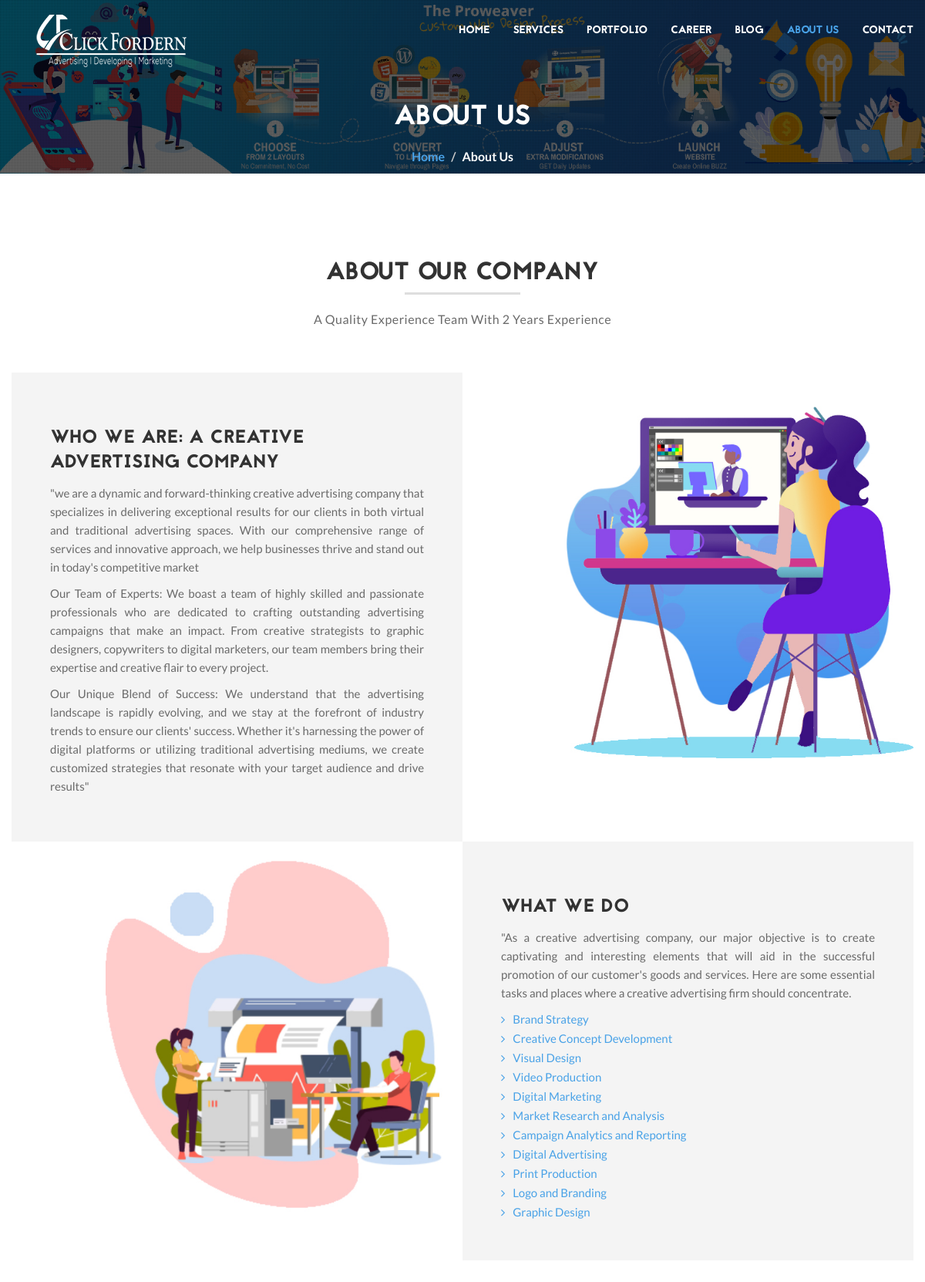
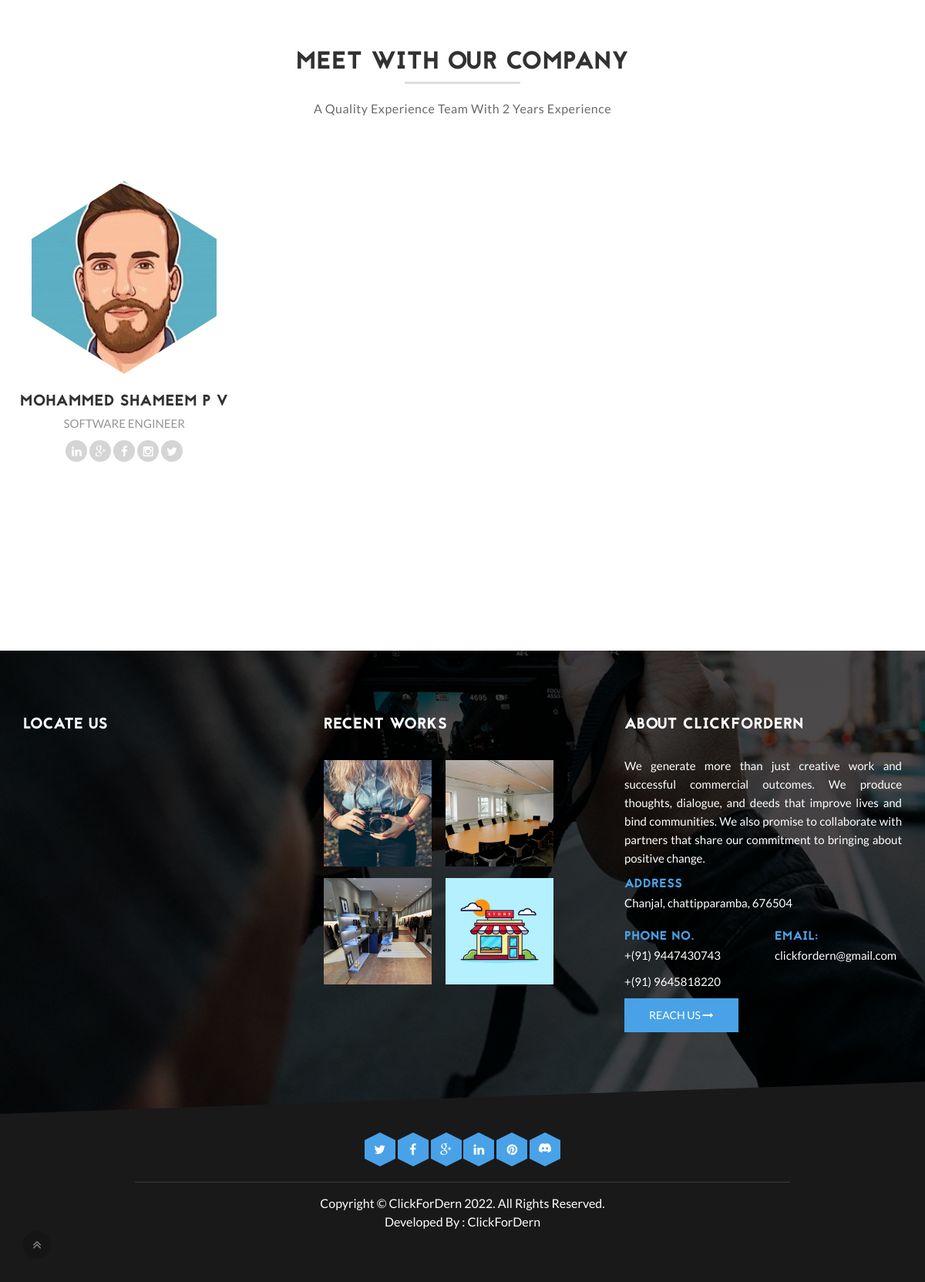
The page /about-us.php on the database its author committed (2 pictures, top to bottom).
### tables this page shows
CREATE TABLE `about_us` (
  `id` int(255) NOT NULL,
  `name` varchar(255) NOT NULL,
  `designation` varchar(255) NOT NULL,
  `image` varchar(255) NOT NULL,
  `email` varchar(255) NOT NULL,
  `fb_url` varchar(255) NOT NULL,
  `ig_url` varchar(255) NOT NULL,
  `linkedin` varchar(255) NOT NULL,
  `twitter` varchar(255) NOT NULL
);

CREATE TABLE `recent_works` (
  `id` int(11) NOT NULL,
  `image` varchar(255) NOT NULL
);

CREATE TABLE `address` (
  `id` int(10) NOT NULL,
  `about_desc` text NOT NULL,
  `mobile1` varchar(255) NOT NULL,
  `mobile2` varchar(255) NOT NULL,
  `email` varchar(255) NOT NULL,
  `address` varchar(255) NOT NULL,
  `twitter` varchar(255) NOT NULL,
  `facebook` varchar(255) NOT NULL,
  `linkedin` varchar(255) NOT NULL,
  `pintrest` varchar(255) NOT NULL,
  `discord` varchar(255) NOT NULL,
  `google` varchar(255) NOT NULL
);

### about-us.php (the view, shortened to what this page needs)
<?php
include('admin/config/dbconfig.php');
$about_image_path = "admin/uploads/images/team/";
?>
<!DOCTYPE html>
<html lang="en">
<head>
  <link rel="stylesheet" href="css/bootstrap.min.css" />
  <link rel="stylesheet" href="css/style.css" />
  <link rel="stylesheet" href="css/responsive.css" />
  <link rel="stylesheet" href="css/font-awesome.min.css" />
  <link rel="stylesheet" href="css/animate.css" />
  <link rel="stylesheet" href="css/prettyPhoto.css" />
  <link rel="stylesheet" href="css/owl.carousel.css" />
  <link rel="stylesheet" href="css/owl.theme.css" />
  <link rel="stylesheet" href="css/flexslider.css" />
  <link rel="stylesheet" href="css/cd-hero.css" />
  <link id="style-switch" href="css/presets/preset1.css" media="screen" rel="stylesheet" type="text/css" />
</head>
<body>
  <div class="body-inner">
    <header id="header" class="navbar-fixed-top header2" role="banner">
      <div class="container">
        <div class="row">
          <div class="navbar-header">
            <div class="navbar-brand">
              <a href="index.php">
                <img class="img-responsive" src="images/logo200.png" alt="logo" />
              </a>
            </div>
          </div>
          <nav class="collapse navbar-collapse clearfix" role="navigation">
            <ul class="nav navbar-nav navbar-right">
              <li class="dropdown">
                <a href="index.php">Home</a>
              </li>
              <li class="dropdown">
                <a href="service.php">Services</a>
              </li>
              <li class="dropdown">
                <a href="portfolio-classic.php">Portfolio</a>
              </li>
              <li class="dropdown">
                <a href="career.php">Career</a>
              </li>
              <li class="dropdown">
                <a href="blog.php">Blog</a>
              </li>
              <li class="dropdown active">
                <a href="about-us.php">About Us</a>
              </li>
              <li><a href="contact.php">Contact</a></li>
            </ul>
          </nav>
        </div>
      </div>
    </header>
    <div id="banner-area">
      <div class="parallax-overlay"></div>
      <div class="banner-title-content">
        <div class="text-center">
          <h2>About Us</h2>
          <ul class="breadcrumb">
            <li><a href="index.php">Home</a></li>
            <li>About Us</li>
          </ul>
        </div>
      </div>
    </div>
    <section id="main-container">
      <div class="container">
        <div class="row">
          <div class="col-md-12 heading text-center">
            <h2 class="title2">
              About Our Company
              <span class="title-desc">A Quality Experience Team with 2 years experience</span>
            </h2>
          </div>
        </div>
        <div class="row about-wrapper-top">
          <div class="col-md-6 ts-padding about-message">
            <h3>Who We Are: A Creative Advertising Company</h3>
            <p style="text-align: justify;text-justify: inter-word;">
              "we are a dynamic and forward-thinking creative advertising company
              that specializes in delivering exceptional results for our clients
              in both virtual and traditional advertising spaces. With our comprehensive
              range of services and innovative approach, we help businesses thrive and stand
              out in today's competitive market
            </p>
            <p style="text-align: justify;text-justify: inter-word;">
              Our Team of Experts:
              We boast a team of highly skilled and passionate professionals
              who are dedicated to crafting outstanding advertising campaigns
              that make an impact. From creative strategists to graphic designers,
              copywriters to digital marketers, our team members bring their expertise
              and creative flair to every project.
            </p>
            <p style="text-align: justify;text-justify: inter-word;">
              Our Unique Blend of Success:
              We understand that the advertising landscape is rapidly evolving,
              and we stay at the forefront of industry trends to ensure our clients' success.
              Whether it's harnessing the power of digital platforms or utilizing traditional
              advertising mediums, we create customized strategies that resonate with your target
              audience and drive results"
            </p>
          </div>
          <div class="col-md-6 ts-padding about-img" style="
                height: 500px;
                background: url(images/pages/ap3.jpg) 100% 100% / cover
                no-repeat;">
          </div>
        </div>
        <div class="row about-wrapper-bottom">
          <div class="col-md-6 ts-padding about-img" style="
                height: 500px;
                background: url(images/pages/ap1.jpg) 100% 100% / cover
                  no-repeat;
              "></div>
          <div class="col-md-6 ts-padding about-message">
            <h3>What We Do</h3>
            <p style="text-align: justify;text-justify: inter-word;">
              "As a creative advertising company,
              our major objective is to create captivating and interesting elements
              that will aid in the successful promotion of our customer's goods and services.
              Here are some essential tasks and places where a creative advertising firm should concentrate.
            </p>
            <ul class="unstyled arrow">
              <a href="blog.php">
                <li>Brand Strategy</li>
              </a>
              <a href="blog.php">
                <li>Creative Concept Development</li>
              </a>
              <a href="blog.php">
                <li>Visual Design</li>
              </a>
              <a href="blog.php">
                <li>Video Production</li>
              </a>
              <a href="blog.php">
                <li>Digital Marketing</li>
              </a>
              <a href="blog.php">
                <li>Market Research and Analysis</li>
              </a>
              <a href="blog.php">
                <li>Campaign Analytics and Reporting</li>
              </a>
              <a href="blog.php">
                <li>Digital Advertising</li>
              </a>
              <a href="blog.php">
                <li>Print Production</li>
              </a>
              <a href="blog.php">
                <li>Logo and Branding</li>
              </a>
              <a href="blog.php">
                <li>Graphic Design</li>
              </a>
            </ul>
          </div>
        </div>
      </div>
      <div class="gap-60"></div>
      <div class="container">
        <div class="team">
          <div class="row">
            <div class="col-md-12 heading text-center">
              <h2 class="title2">
                Meet With Our Company
                <span class="title-desc">A Quality Experience Team with 2 years experience</span>
              </h2>
            </div>
          </div>
          <div class="row text-center">
            <?php
            $query = "SELECT * FROM about_us";
            $query_run = mysqli_query($connection, $query);
            if (mysqli_num_rows($query_run) > 0) {
              while ($row = mysqli_fetch_assoc($query_run)) {
            ?>
                <div class="col-md-3 col-sm-6 hexagonContainer">
                  <div class="team wow slideInLeft">
                    <div class="img-hexagon">
                      <?php echo '<img src = "' . $about_image_path . $row['image'] . '">' ?>
                      <span class="img-top"></span>
                      <span class="img-bottom"></span>
                    </div>
                    <div class="team-content">
                      <h3><?php echo $row['name']; ?></h3>
                      <p><?php echo $row['designation']; ?></p>
                      <div class="team-social">
                        <a class="linkdin" href="<?php echo $row['linkedin']; ?>"><i class="fa fa-linkedin"></i></a>
                        <a class="gplus" href="mailto:<?php echo $row['email']; ?>"><i class="fa fa-google-plus"></i></a>
                        <a class="fb" href="<?php echo $row['fb_url']; ?>"><i class="fa fa-facebook"></i></a>
                        <a class="insta" href="<?php echo $row['ig_url']; ?>"><i class="fa fa-instagram"></i></a>
                        <a class="twt" href="<?php echo $row['twitter']; ?>"><i class="fa fa-twitter"></i></a>
                      </div>
                    </div>
                  </div>
                </div>
            <?php
              }
            }
            ?>
          </div>
        </div>
      </div>
    </section>
    <div class="gap-40"></div>
    <?php
    include('footer.php');
    ?>

### footer.php (shortened to what this page needs)
<?php
include('admin/config/dbconfig.php');
$flickr_image_path = "admin/uploads/images/flickr/";
?>
<footer id="footer" class="footer">
    <div class="container">
        <div class="row">
            <div class="col-md-4 col-sm-12 footer-widget">
                <h3 class="widget-title">LOCATE US </h3>
                <div class="img-gallery">
                    <div class="img-container">
                        <iframe src="https://www.google.com/maps/embed?pb=!1m18!1m12!1m3!1d244.78033362144092!2d76.08781087222934!3d11.00216597921634!2m3!1f0!2f0!3f0!3m2!1i1024!2i768!4f13.1!3m3!1m2!1s0x3ba7caa72c9ac2c5%3A0xa48df6695e99c8a3!2sKolathur%20-%20Malappuram%20Rd%2C%20Kodur%2C%20Kerala%20676504!5e0!3m2!1sen!2sin!4v1635695355070!5m2!1sen!2sin" width="100%" height="290px" style="border:0;" allowfullscreen="" loading="lazy"></iframe>
                    </div>
                </div>
            </div>
            <div class="col-md-4 col-sm-12 footer-widget">
                <h3 class="widget-title">Recent Works</h3>
                <div class="img-gallery">
                    <div class="img-container">
                        <?php
                            $query = "SELECT * FROM recent_works";
                            $query_run = mysqli_query($connection, $query);
                            if (mysqli_num_rows($query_run) > 0) {
                            while ($row = mysqli_fetch_assoc($query_run)) {
                        ?>
                        <a class="thumb-holder-flikr" data-rel="prettyPhoto" href="<?php echo $flickr_image_path . $row['image']?>">
                            <?php echo '<img src = "' . $flickr_image_path . $row['image'] . '">' ?>
                        </a>
                        <?php
                            }
                        }
                        ?>
                    </div>
                </div>
            </div>
            <?php
            $query = "SELECT * FROM address WHERE id =1";
            $query_run = mysqli_query($connection, $query);
            foreach ($query_run as $row) {
            ?>
                <div class="col-md-4 col-sm-12 footer-widget footer-about-us">
                    <h3 class="widget-title">About ClickForDern</h3>
                    <p style=" text-align: justify;text-justify: inter-word;">
                        <?php echo $row['about_desc'] ?>
                    </p>
                    <h4>Address</h4>
                    <p><?php echo $row['address'] ?></p>
                    <div class="row">
                        <div class="col-md-6">
                            <h4>Phone No.</h4>
                            <p>+(91) <?php echo $row['mobile1'] ?></p>
                            <p>+(91) <?php echo $row['mobile2'] ?></p>
                        </div>
                        <div class="col-md-6">
                            <h4>Email:</h4>
                            <p><?php echo $row['email'] ?></p>
                        </div>
                    </div>
                    <p>
                        <a href="contact.php" class="btn btn-primary solid square">Reach Us <i class="fa fa-long-arrow-right"></i></a>
                    </p>
                </div>
            <?php
            }
            ?>
        </div>
    </div>
</footer>
<section id="copyright" class="copyright angle">
    <div class="container">
        <div class="row">
            <div class="col-md-12 text-center">
                <ul class="footer-social unstyled">
                    <li>
                        <?php
                        $query = "SELECT * FROM address WHERE id =1";
                        $query_run = mysqli_query($connection, $query);
                        foreach ($query_run as $row) {
                        ?>
                            <a title="Twitter" href="<?php echo $row['twitter'] ?>">
                                <span class="icon-pentagon wow bounceIn"><i class="fa fa-twitter"></i></span>
                            </a>
                            <a title="Facebook" href="<?php echo $row['facebook'] ?>">
                                <span class="icon-pentagon wow bounceIn"><i class="fa fa-facebook"></i></span>
                            </a>
                            <a title="Google+" href="mailto:<?php echo $row['google'] ?>">
                                <span class="icon-pentagon wow bounceIn"><i class="fa fa-google-plus"></i></span>
                            </a>
                            <a title="linkedin" href="<?php echo $row['linkedin'] ?>">
                                <span class="icon-pentagon wow bounceIn"><i class="fa fa-linkedin"></i></span>
                            </a>
                            <a title="Pinterest" href="<?php echo $row['pintrest'] ?>">
                                <span class="icon-pentagon wow bounceIn"><i class="fa fa-pinterest"></i></span>
                            </a>
                            <a title="Discord" href="<?php echo $row['discord'] ?>">
                                <span class="icon-pentagon wow bounceIn">
                                </span>
                            </a>
                    </li>
                <?php
                        }
                ?>
                </ul>
            </div>
        </div>
        <div class="row">
            <div class="col-md-12 text-center">
                <div class="copyright-info">
                    Copyright © ClickForDern 2022. All Rights Reserved.
                    <br>
                    Developed By : ClickForDern
                </div>
            </div>
        </div>
        <div id="back-to-top" data-spy="affix" data-offset-top="10" class="back-to-top affix">
            <button class="btn btn-primary" title="Back to Top">
                <i class="fa fa-angle-double-up"></i>
            </button>
        </div>
    </div>
</section>
</div>
</body>
</html>

### css/responsive.css (style rules this page uses)
@media (min-width: 1200px) { .team { padding-bottom: 50px; } }
.hexagonContainer { padding: 25px 0px; }

### rows shown on the page
about_us: image (picture), name "MOHAMMED SHAMEEM P V", designation "SOFTWARE ENGINEER"
recent_works: image (picture)
recent_works: image (picture)
recent_works: image (picture)
recent_works: image (picture)
address: about_desc "We generate more than just creative work and successful commercial outcomes. We produce thoughts, dialogue, and deeds that improve lives and bind communities. We also promise to collaborate with partners that share our commitment to bringing about positive change.", address "Chanjal, chattipparamba, 676504", mobile1 "9447430743", mobile2 "9645818220", email "clickfordern@gmail.com"
